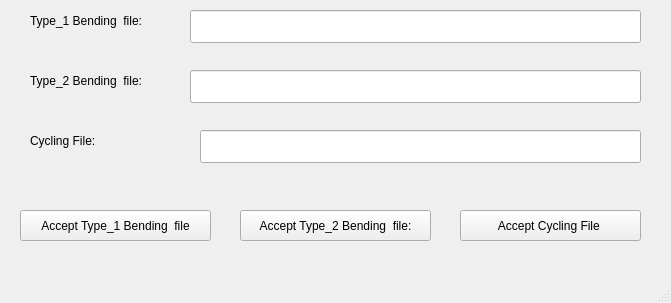
<?xml version="1.0" encoding="UTF-8"?>
<ui version="4.0">
 <class>MainWindow</class>
 <widget class="QMainWindow" name="MainWindow">
  <property name="geometry">
   <rect>
    <x>0</x>
    <y>0</y>
    <width>671</width>
    <height>303</height>
   </rect>
  </property>
  <property name="windowTitle">
   <string>Accept Data Input Files</string>
  </property>
  <widget class="QWidget" name="centralwidget">
   <widget class="QPushButton" name="pushButton">
    <property name="geometry">
     <rect>
      <x>20</x>
      <y>210</y>
      <width>191</width>
      <height>31</height>
     </rect>
    </property>
    <property name="text">
     <string>Accept Type_1 Bending  file</string>
    </property>
   </widget>
   <widget class="QLineEdit" name="lineEdit">
    <property name="geometry">
     <rect>
      <x>190</x>
      <y>10</y>
      <width>451</width>
      <height>33</height>
     </rect>
    </property>
   </widget>
   <widget class="QLabel" name="label">
    <property name="geometry">
     <rect>
      <x>30</x>
      <y>10</y>
      <width>151</width>
      <height>21</height>
     </rect>
    </property>
    <property name="text">
     <string>Type_1 Bending  file:</string>
    </property>
   </widget>
   <widget class="QLabel" name="label_2">
    <property name="geometry">
     <rect>
      <x>30</x>
      <y>70</y>
      <width>151</width>
      <height>21</height>
     </rect>
    </property>
    <property name="text">
     <string>Type_2 Bending  file:</string>
    </property>
   </widget>
   <widget class="QLineEdit" name="lineEdit_2">
    <property name="geometry">
     <rect>
      <x>190</x>
      <y>70</y>
      <width>451</width>
      <height>33</height>
     </rect>
    </property>
   </widget>
   <widget class="QLabel" name="label_3">
    <property name="geometry">
     <rect>
      <x>30</x>
      <y>130</y>
      <width>231</width>
      <height>21</height>
     </rect>
    </property>
    <property name="text">
     <string>Cycling File:</string>
    </property>
   </widget>
   <widget class="QLineEdit" name="lineEdit_3">
    <property name="geometry">
     <rect>
      <x>200</x>
      <y>130</y>
      <width>441</width>
      <height>33</height>
     </rect>
    </property>
   </widget>
   <widget class="QPushButton" name="pushButton_2">
    <property name="geometry">
     <rect>
      <x>240</x>
      <y>210</y>
      <width>191</width>
      <height>31</height>
     </rect>
    </property>
    <property name="text">
     <string>Accept Type_2 Bending  file:</string>
    </property>
   </widget>
   <widget class="QPushButton" name="pushButton_3">
    <property name="geometry">
     <rect>
      <x>460</x>
      <y>210</y>
      <width>181</width>
      <height>31</height>
     </rect>
    </property>
    <property name="text">
     <string>Accept Cycling File </string>
    </property>
   </widget>
  </widget>
  <widget class="QStatusBar" name="statusbar"/>
 </widget>
 <resources/>
 <connections/>
</ui>
